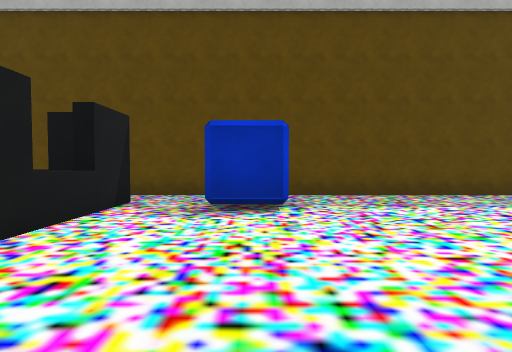
view 1 (above)

24 first-person views from a walk through a 3-D level made in the Unity game engine. The camera is 1.4 m above the floor, tilts 2° down and sees 80° across. The floor is counted in squares, 2 m on a side. Each view is taken from the middle of a square. On the plan, view 1 faces up. The plan holds only what a view shows up to about 10 squares ahead; the rest is blank. The place goes on beyond the plan. The player is left out. Some surface patterns are stand-ins.

view 2
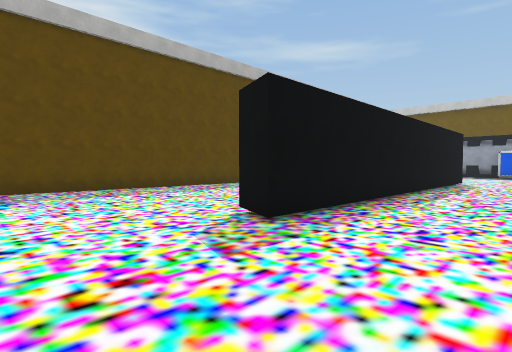

view 3
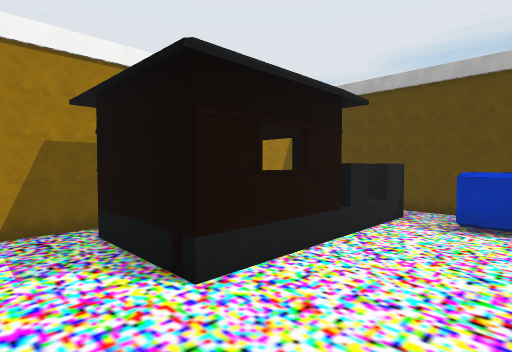

view 4
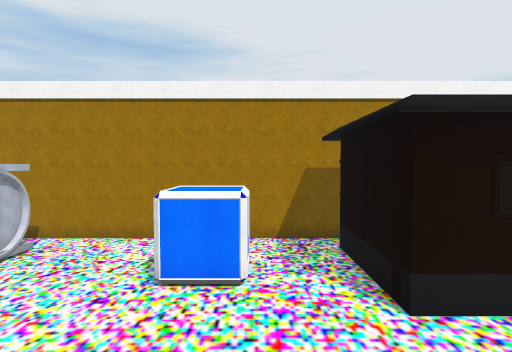

view 5
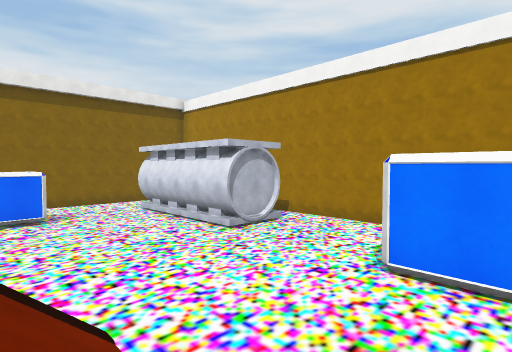

view 6
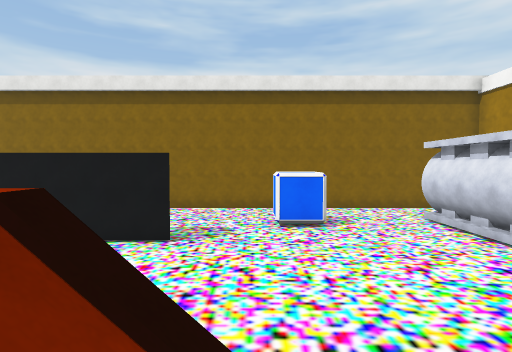

view 7
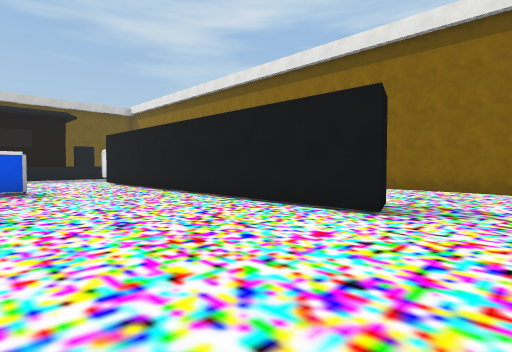

view 8
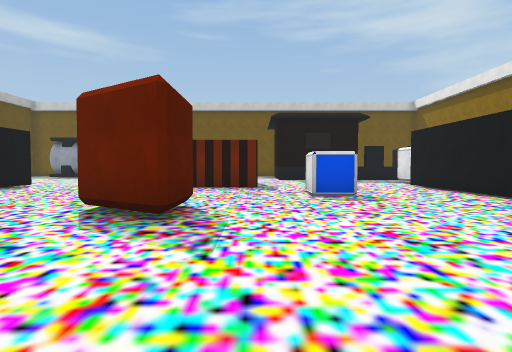

view 9
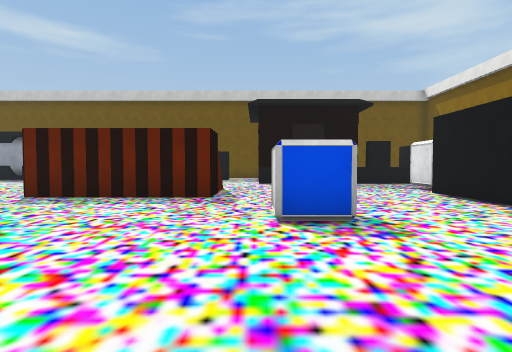

view 10
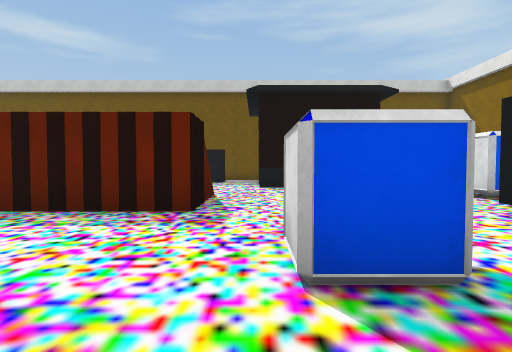

view 11
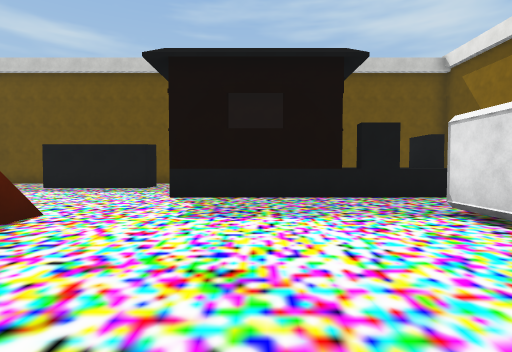

view 12
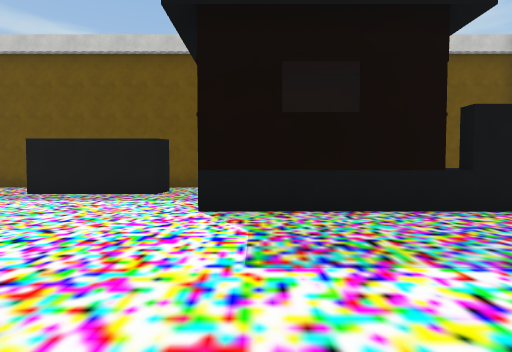

view 13
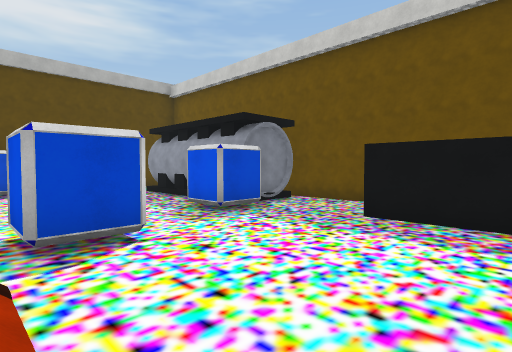

view 14
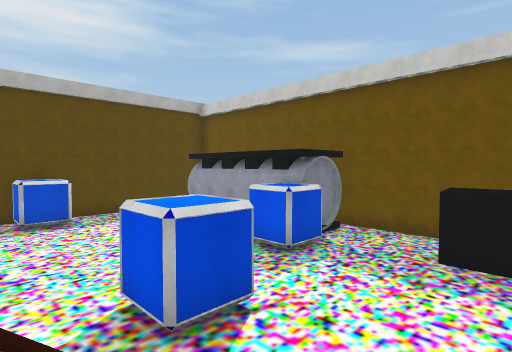

view 15
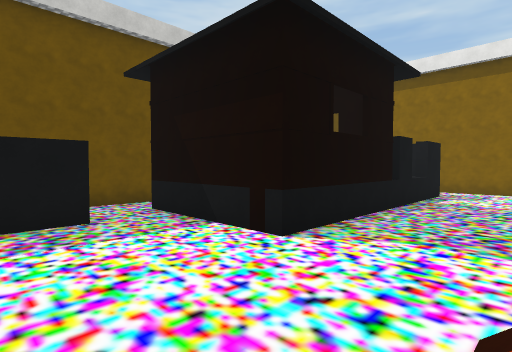

view 16
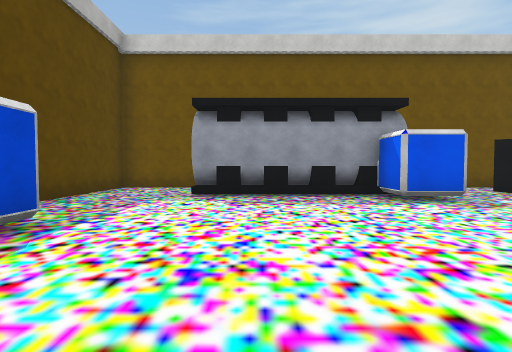

view 17
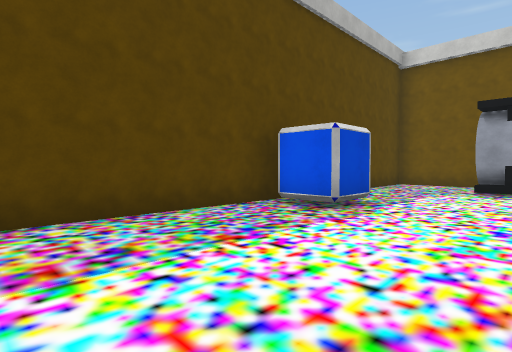

view 18
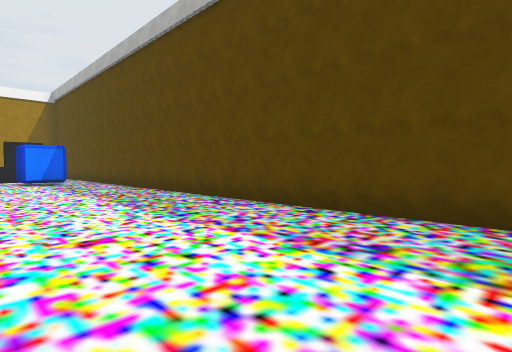

view 19
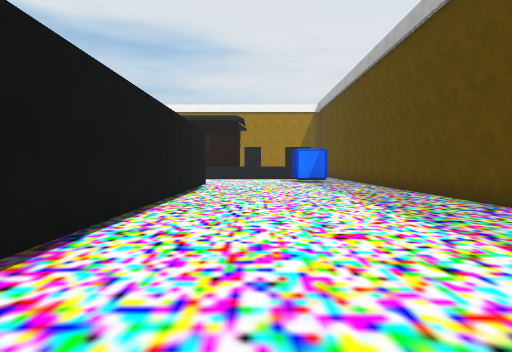

view 20
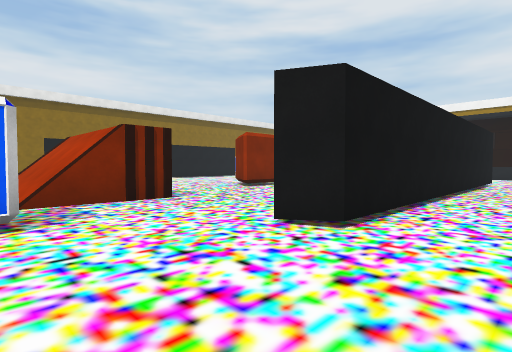

view 21
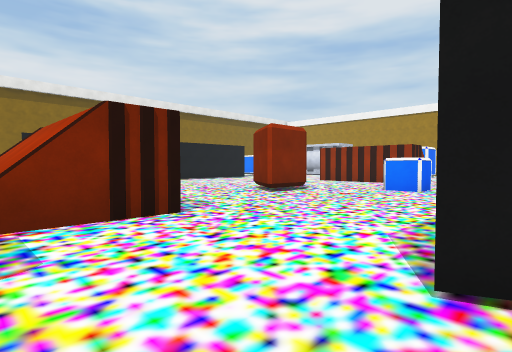

view 22
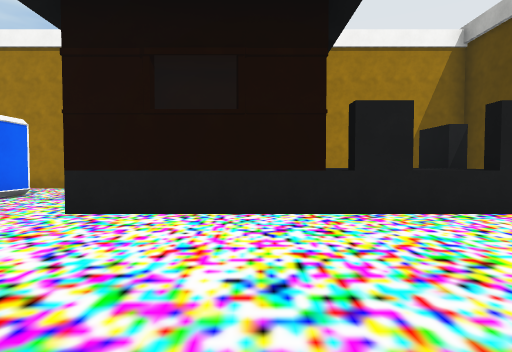

view 23
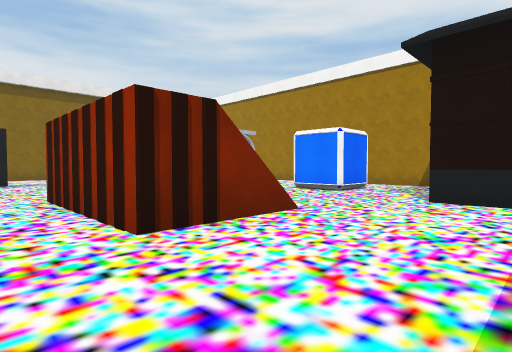

view 24
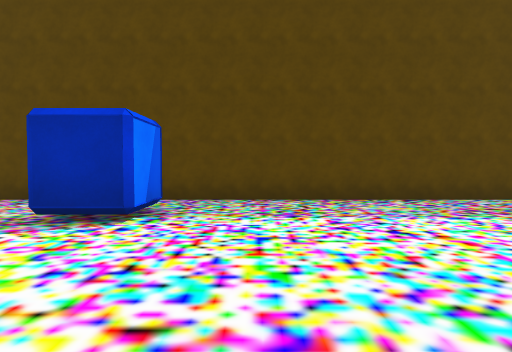

### Floor plan
Key: @ floor where view 1 was taken; # wall or solid block; x gap in a wall; . main floor; : floor 1.25 m higher than the main floor; + floor 3 m higher than the main floor; / step, stairs or slope; = window, fence, low wall or low ledge; v drop or lower ground; H house.
Columns run from 8 left of view 1 to 23 right of it. Each row starts with its distance up from view 1.
  8  ########################  #####
  7      .................... .....#
  6 #     ..................#......#
  5 # ## #..#......................#
  4 #     ......................#
  3 #     ......................#
  2      HH.....................#
  1       H....###########......#
  0       H.@..................#####
 -1 #     H.................#..##..#
 -2 #.HHHHH.......#.........#......#
 -3 #.......=v#.. .......#v#.......#
 -4 #....... /+.. .......+//.....#.#
 -5 #..##...   ....###...+//.....# #
 -6 #  .....// ....##....+//.....# #
 -7 #.......=v#..........#v#.......#
 -8 #.........................####.#
 -9 #.................#.......H    #
-10 #..##.....................H  H
-11 #.  #.....................H  H
-12     #.....................HHH
-13     #......##########xx#..#
-14     #...#...            ..:
-15     .... ....           ..#
-16     .... ....           ...
-17           ...           ..
-18           ####          ##

Where each view was taken, in squares from view 1:
view 1: 0 up, 0 right, facing up
view 2: 2 down, 0 right, facing up-right
view 3: 4 down, 1 right, facing up-left
view 4: 4 down, 2 right, facing left
view 5: 4 down, 1 right, facing down-left
view 6: 6 down, 1 right, facing down
view 7: 8 down, 1 right, facing down-right
view 8: 7 down, 3 right, facing right
view 9: 8 down, 6 right, facing right
view 10: 8 down, 8 right, facing right
view 11: 10 down, 11 right, facing right
view 12: 9 down, 13 right, facing right
view 13: 6 down, 15 right, facing up-right
view 14: 5 down, 14 right, facing up-right
view 15: 5 down, 15 right, facing down-right
view 16: 3 up, 13 right, facing right
view 17: 3 up, 11 right, facing up-right
view 18: 3 up, 13 right, facing up-left
view 19: 3 up, 13 right, facing left
view 20: 3 up, 16 right, facing down-left
view 21: 1 up, 15 right, facing down-left
view 22: 1 up, 2 right, facing left
view 23: 0 up, 4 right, facing down-left
view 24: 1 up, 2 right, facing up
